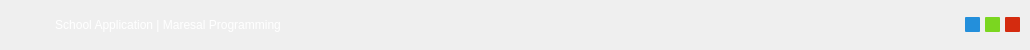
     <widget class="QFrame" name="headFrame">
      <property name="minimumSize">
       <size>
        <width>0</width>
        <height>50</height>
       </size>
      </property>
      <property name="maximumSize">
       <size>
        <width>16777215</width>
        <height>50</height>
       </size>
      </property>
      <property name="styleSheet">
       <string notr="true"/>
      </property>
      <property name="frameShape">
       <enum>QFrame::NoFrame</enum>
      </property>
      <property name="frameShadow">
       <enum>QFrame::Raised</enum>
      </property>
      <layout class="QHBoxLayout" name="horizontalLayout">
       <property name="spacing">
        <number>5</number>
       </property>
       <property name="leftMargin">
        <number>0</number>
       </property>
       <property name="topMargin">
        <number>0</number>
       </property>
       <property name="rightMargin">
        <number>0</number>
       </property>
       <property name="bottomMargin">
        <number>0</number>
       </property>
       <item>
        <widget class="QLabel" name="IconLbl">
         <property name="minimumSize">
          <size>
           <width>50</width>
           <height>0</height>
          </size>
         </property>
         <property name="maximumSize">
          <size>
           <width>50</width>
           <height>16777215</height>
          </size>
         </property>
         <property name="text">
          <string/>
         </property>
        </widget>
       </item>
       <item>
        <widget class="QLabel" name="NameLbl">
         <property name="styleSheet">
          <string notr="true">font: 75 11pt &quot;Century Gothic&quot;;
color:white;</string>
         </property>
         <property name="text">
          <string>School Application | Maresal Programming</string>
         </property>
         <property name="alignment">
          <set>Qt::AlignCenter</set>
         </property>
        </widget>
       </item>
       <item>
        <spacer name="horizontalSpacer_3">
         <property name="orientation">
          <enum>Qt::Horizontal</enum>
         </property>
         <property name="sizeHint" stdset="0">
          <size>
           <width>679</width>
           <height>19</height>
          </size>
         </property>
        </spacer>
       </item>
       <item>
        <widget class="QPushButton" name="MinimizeBtn">
         <property name="minimumSize">
          <size>
           <width>15</width>
           <height>15</height>
          </size>
         </property>
         <property name="maximumSize">
          <size>
           <width>15</width>
           <height>15</height>
          </size>
         </property>
         <property name="styleSheet">
          <string notr="true">#MinimizeBtn{	
	background-color: rgb(35, 143, 219);
	border-radius:1px;
}
#MinimizeBtn:hover{
	
	background-color: rgb(31, 124, 191);
}
#MinimizeBtn:pressed{
	
	
	background-color: rgb(41, 166, 255);
}</string>
         </property>
         <property name="text">
          <string/>
         </property>
        </widget>
       </item>
       <item>
        <widget class="QPushButton" name="FullScreenBtn">
         <property name="minimumSize">
          <size>
           <width>15</width>
           <height>15</height>
          </size>
         </property>
         <property name="maximumSize">
          <size>
           <width>15</width>
           <height>15</height>
          </size>
         </property>
         <property name="styleSheet">
          <string notr="true">#FullScreenBtn{	
	background-color: rgb(123, 214, 32);
border-radius:1px;
}
#FullScreenBtn:hover{
	background-color: rgb(107, 186, 28);
}
#FullScreenBtn:pressed{
	
	background-color: rgb(147, 255, 38);
}</string>
         </property>
         <property name="text">
          <string/>
         </property>
        </widget>
       </item>
       <item>
        <widget class="QPushButton" name="ExitBtn">
         <property name="minimumSize">
          <size>
           <width>15</width>
           <height>15</height>
          </size>
         </property>
         <property name="maximumSize">
          <size>
           <width>15</width>
           <height>15</height>
          </size>
         </property>
         <property name="styleSheet">
          <string notr="true">#ExitBtn{	
background-color: rgb(212, 43, 15);
border-radius:1px;
}
#ExitBtn:hover{
	background-color: rgb(181, 24, 2);
}
#ExitBtn:pressed{
	
	background-color: rgb(255, 24, 2);
}</string>
         </property>
         <property name="text">
          <string/>
         </property>
        </widget>
       </item>
       <item>
        <spacer name="horizontalSpacer_2">
         <property name="orientation">
          <enum>Qt::Horizontal</enum>
         </property>
         <property name="sizeType">
          <enum>QSizePolicy::Minimum</enum>
         </property>
         <property name="sizeHint" stdset="0">
          <size>
           <width>10</width>
           <height>19</height>
          </size>
         </property>
        </spacer>
       </item>
      </layout>
     </widget>
